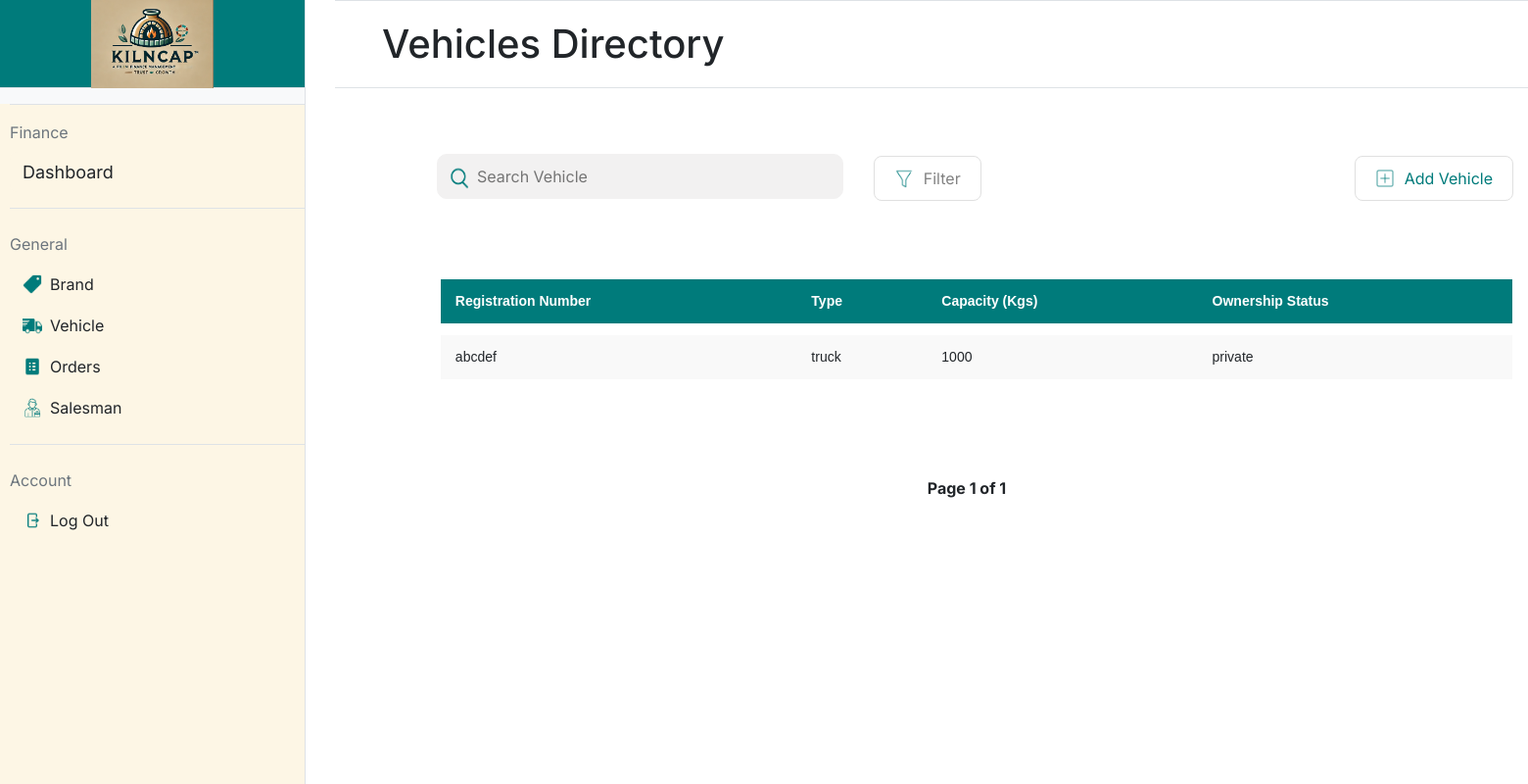
/vehicle, run on the app's committed database.
### app.py (models this page shows, shortened)
class Vehicle(db.Model):
    __tablename__ = 'vehicles'
    id = db.Column(db.Integer, primary_key=True)
    registration_no = db.Column(db.String(20), unique=True, nullable=False)  # Vehicle registration number
    vehicle_type = db.Column(db.String(50), nullable=False)  # Type of vehicle
    capacity = db.Column(db.Integer, nullable=False)  # Capacity in kilograms
    ownership_status = db.Column(db.String(10), nullable=False)  # Ownership status (own/private)

### app.py (the view)
@app.route('/vehicle', methods=['GET'])
def vehicle():
    page = request.args.get('page', 1, type=int)  # Get the current page number from the URL query parameter
    per_page = 5  # Number of vehicles to display per page
    vehicles_paginated = Vehicle.query.paginate(page=page, per_page=per_page)  # Query the vehicles with pagination
    return render_template('vehicle.html', vehicles=vehicles_paginated.items, pagination=vehicles_paginated)

### templates/vehicle.html (shortened to what this page needs)
{% extends "base.html" %}
{% block title %}
<link rel="stylesheet" href="static/vehicle.css">
{% endblock %}
{% block mainheading %}
Vehicles Directory
{% endblock %}
{% block maincontent %}
<div>
    <table style="padding-left: 5.5%;">
        <form action="{{ url_for('vehicle_list_buttons') }}" method="post">
            <td style="width:40%; padding-left: 85px;">
                <div style="position: relative; width: 100%;">
                    <img src="/static/icons/search-icon.png"
                         alt="Search Icon"
                         style="position: absolute; left: 7px; top: 60%; transform: translateY(-50%); width: 30px; height: 30px;">
                    <input type="text"
                           placeholder="Search Vehicle"
                           style="width: 100%; padding-left: 40px;">
                </div>
            </td>
            <td style="width:10%;padding-left: 30px;padding-top:15px">
                <button class="styled-button" name="button"
                    value="filter_vehicle">
                    <img src="/static/icons/filter-icon.png" alt="Icon"
                        class="button-icon">
                    Filter
                </button>
            </td>
            <td style="padding-left: 380px;padding-top:15px">
                <button class="styled-button" name="button" value="add_vehicle">
                    <img src="/static/icons/add-icon.png" alt="Icon"
                        class="button-icon">
                    <div style="color:#007B7B">Add Vehicle</div>
                </button>
            </td>
        </form>
    </table>
    <div style="padding: 5.5%;">
        <table class="styled-table"
            style="padding-left: 20px; width: 100%; border-collapse: separate; border-spacing: 0 10px;">
            <thead>
                <tr>
                    <th>Registration Number</th>
                    <th>Type</th>
                    <th>Capacity (Kgs)</th>
                    <th>Ownership Status</th>
                </tr>
            </thead>
            <tbody>
                {% for vehicle in vehicles %}
                <tr
                    data-url="{{ url_for('vehicle_details', vehicle_id=vehicle.id) }}"
                    onclick="redirectToDetails(this)" style="cursor: pointer;">
                    <td>{{ vehicle.registration_no }}</td>
                    <td>{{ vehicle.vehicle_type }}</td>
                    <td>{{ vehicle.capacity }}</td>
                    <td>{{ vehicle.ownership_status }}</td>
                </tr>
                {% endfor %}
            </tbody>
        </table>
    </div>
    <div class="pagination">
        <span>Page {{ pagination.page }} of {{ pagination.pages }}</span>
    </div>
</div>
{% endblock %}

### static/styles.css (style rules this page uses)
body { font-family:'Inter'; margin: 0; height: 100vh; display: flex; }
input[type="text"], input[type="password"] { width: 100%; padding: 10px; margin-top: 10px; background-color:#F2F1F1 ; border: 1px solid #F2F1F1; border-radius: 10px; }

### static/vehicle.css (style rules this page uses)
body { font-family: "Inter"; margin: 0; height: 100vh; display: flex; }
.styled-button { display: flex; align-items: center; padding: 10px 20px; font-size: 16px; background-color: #ffffff; color: #828282; border: 1px #e0e0e0 solid; border-radius: 8px; cursor: pointer; outline: none; }
.button-icon { height: 20px; margin-right: 10px; }
.styled-table { width: 500px; border-collapse: separate; border-spacing: 0 10px; font-family: Arial, sans-serif; font-size: 14px; }
.styled-table thead tr { background-color: #007b7b; color: white; text-align: left; height: 40px; }
.styled-table th, .styled-table td { padding: 12px 15px; }
.styled-table tbody tr { background-color: #f9f9f9; border-bottom: 1px solid #dddddd; }
.styled-table tbody tr:last-of-type { border-bottom: none; }
.styled-table th { border-bottom: 2px solid white; font-weight: bold; }
.pagination { display: flex; justify-content: center; margin: 20px 0; }
.pagination span { margin: 0 10px; font-weight: bold; }

### data on the page
Vehicle: registration_no "abcdef", vehicle_type "truck", capacity "1000", ownership_status "private"

### other printed values
{{ pagination.page }} "1"
{{ pagination.pages }} "1"
